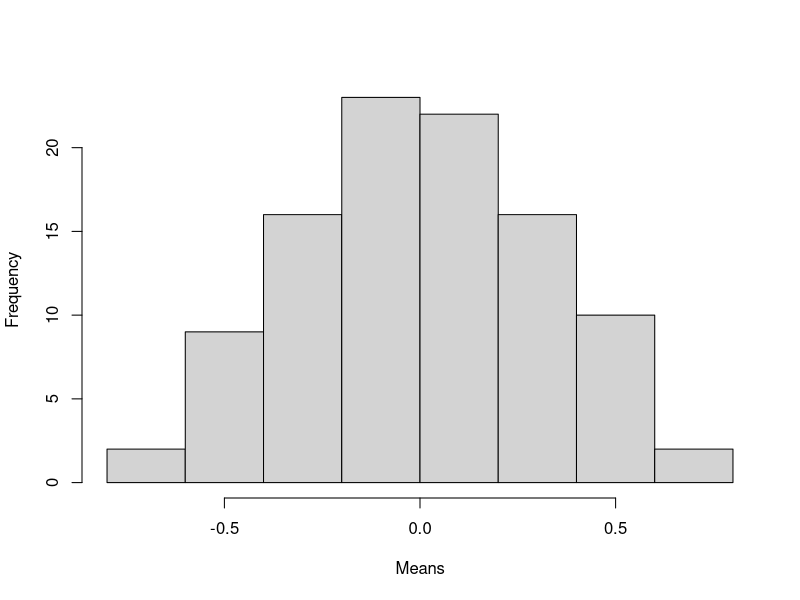

R code for this plot:
## ---- chunk 1
replicate(n=4, "Hello")

replicate(10, factorial(7))

# histogram of the means from 100 random samples of size n=10 from a standard normal distribution 
hist(replicate(100, mean(rnorm(10))),
     main = "", xlab="Means") 
## ---- chunk 2
v1 <- rep(1:4, times=4) # replicate the sequence 1:4, four times
v2 <- rep(1:4, each=4) # replicate 1:4, with each number replicated 4 times (in a row)
data.frame(v1, v2)
## ---- chunk 3
data <- matrix(1:9, nrow=3, ncol=3)
# the following is equivalent to the command: colMeans(data)
apply(data, 2, mean) # data, columns, mean --> get column means

# the following is equivalent to the command: rowSums(data)
apply(data, 1, sum) # data, rows, sum --> get row sums
## ---- chunk 4
# Define the function within the apply statement:
apply(data, 2, function(x){
    y <- sum(x)^2 # sum of the input vector (here a column) squared
    return(y)
  }
)

# Define the function outside of the apply statement:
fn <- function(x){
    y <- sum(x)^2 # sum of the input vector (here a column) squared
    return(y)
}
apply(data, 2, fn)
## ---- chunk 5
x <- cbind(x1 = 3, x2 = c(4:1, 2:5))

fun1 <- function(x, c1, c2){
  mean_vec <- c(mean(x[c1]), mean(x[c2]))
  return(mean_vec)
}

apply(x, 1, fun1,  c1 = "x1", c2 = c("x1","x2"))
## ---- chunk 6
mat <- matrix(c(-1, 1, 0, 
                2, -2, 20, 
                62,-2, -6), nrow = 3)

CheckPos <- function(Vec){
  # Subset values of Vec that are even
  PosVec <- Vec[Vec > 0]
  
  # Return only the even values
  return(PosVec)
}

# Check Positive values by column 
apply(mat, 2, CheckPos)
## ---- chunk 7

## ---- chunk 8
data_lst <- list(item1 = 1:5,
                item2 = seq(4,36,8),
                item3 = c(1,3,5,7,9))
data_vector <- 1:8

lapply(data_lst, sum)
lapply(data_vector, sum) # lapply performs an `as.list` command on X if it's not already a list
## ---- chunk 9
x <- list(a = 1:10, 
          beta = exp(-3:3), 
          logic = c(TRUE,FALSE,FALSE,TRUE))

# compute the list mean for each list element
lapply(x, mean)
## ---- chunk 10
head(iris)
str(as.list(iris))
## ---- chunk 11
lapply(iris[,1:4], function(column){
  big_values <- column[column > mean(column)]
  return(big_values)
})
## ---- chunk 12
lapply(data_lst, sum) # returns a list

sapply(data_lst, sum) # returns a vector
## ---- chunk 13
data = data.frame(name=c("Amy","Jose","Ray","Kim","Sam","Eve","Bob"), 
                  age=c(24, 22, 21, 23, 20, 24, 21),
                  gender=factor(c("F","M","M","F","M","F","M"))) 
tapply(data$age, data$gender, min) # age, grouped by gender, min for each group
## ---- chunk 14
mapply(rep, times = 1:4, x = 4:1)
